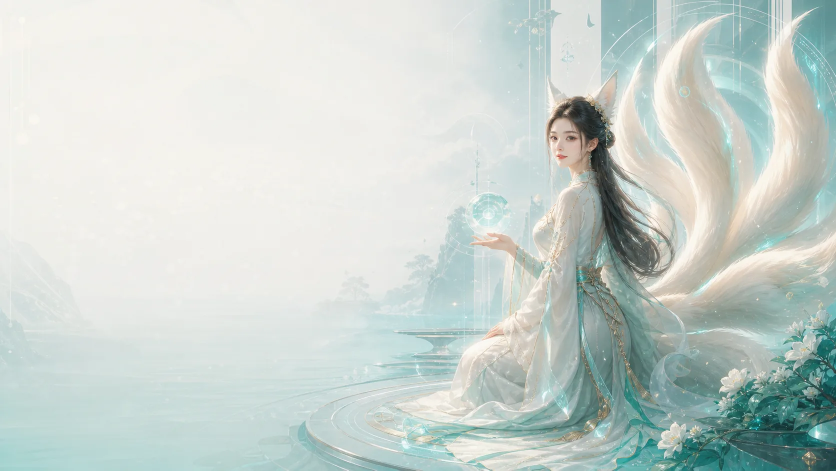
#> input picture web/src/assets/miho-nine-tails-dashboard.webp, 1672 x 941 px (shown at 1/2 size); its folder holds only this picture in this run
$ python -i rendering.py   (imports and definitions only)
#> lines starting #> are read from the running program, lines starting #| are printed output that depends on the picture
"""Render PDF, image, URL, and text-like documents into page evidence images."""

from __future__ import annotations

from email import policy
from email.parser import BytesParser
import html
import json
import re
import shutil
from pathlib import Path
from tempfile import TemporaryDirectory
from typing import Any
from urllib.parse import urlparse
from urllib.request import Request, urlopen

from .storage import document_dir, document_id_for, sha256_bytes


IMAGE_SUFFIXES = {".png", ".jpg", ".jpeg", ".webp", ".tif", ".tiff", ".bmp"}
TEXT_SUFFIXES = {".html", ".htm", ".mhtml", ".mht", ".txt"}
PDF_MAGIC = b"%PDF-"
MAX_RENDER_PAGES = 200
MAX_PAGE_NUMBER_DIGITS = 6


# [12 lines left out: function capabilities, not called in this run]


def render_source(source: str, *, max_pages: int = 30, zoom: float = 2.5, page_range: str | None = None) -> dict[str, Any]:
    if not str(source or "").strip():
        raise ValueError("문서 경로 또는 URL이 필요합니다.")
    with TemporaryDirectory(prefix="miho_pixel_doc_") as temp:
        local_source, fetched_meta = _resolve_source(source, Path(temp))
        raw = local_source.read_bytes()
        source_sha256 = sha256_bytes(raw)
        render_key = _render_key(source_sha256, max_pages=max_pages, zoom=zoom, page_range=page_range)
        document_id = document_id_for(render_key)
        out_dir = document_dir(document_id)
        out_dir.mkdir(parents=True, exist_ok=True)
        source_copy = out_dir / f"source{_preferred_suffix(local_source, raw)}"
        if not source_copy.exists():
            source_copy.write_bytes(raw)
        kind = _detect_kind(local_source, raw)
        if kind == "pdf":
            pages, meta = _render_pdf(local_source, out_dir, max_pages=max_pages, zoom=zoom, page_range=page_range)
        elif kind == "image":
            pages, meta = _render_image(local_source, out_dir, page_range=page_range)
        else:
            pages, meta = _render_text_fallback(local_source, out_dir, page_range=page_range)
        meta.update(fetched_meta)
        return {
            "document_id": document_id,
            "document_dir": str(out_dir),
            "source_id": document_id_for(raw, prefix="pde_source"),
            "source_path": str(source_copy),
            "source_sha256": source_sha256,
            "source_kind": kind,
            "source_label": str(source),
            "render": meta,
            "pages": pages,
        }


# [171 lines left out: functions _resolve_source, _fetch_url, _detect_kind, _preferred_suffix, _render_pdf, _render_image and 5 more, not called in this run]


def _ensure_selection_limit(numbers: set[int], render_limit: int) -> None:
    if len(numbers) > render_limit:
        raise ValueError(f"요청한 페이지 범위가 최대 렌더 페이지 수({render_limit}쪽)를 넘습니다.")


# [182 lines left out: functions _render_limit, _render_key, _page_payload, _ensure_pymupdf, _normalize_image, _text_to_image and 9 more, not called in this run]

>>> import cv2
>>> picture = cv2.imread('../../web/src/assets/miho-nine-tails-dashboard.webp', cv2.IMREAD_GRAYSCALE)
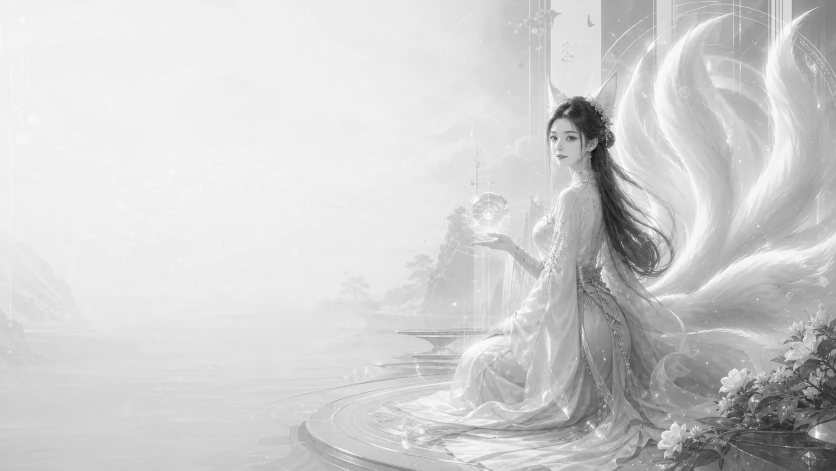
#> picture: shape (941, 1672) (shown at 1/2 size); min 13, max 255, mean 207.4
>>> result = render_source(picture)
#> (the run stopped early here; a loop or call above may not have finished)
